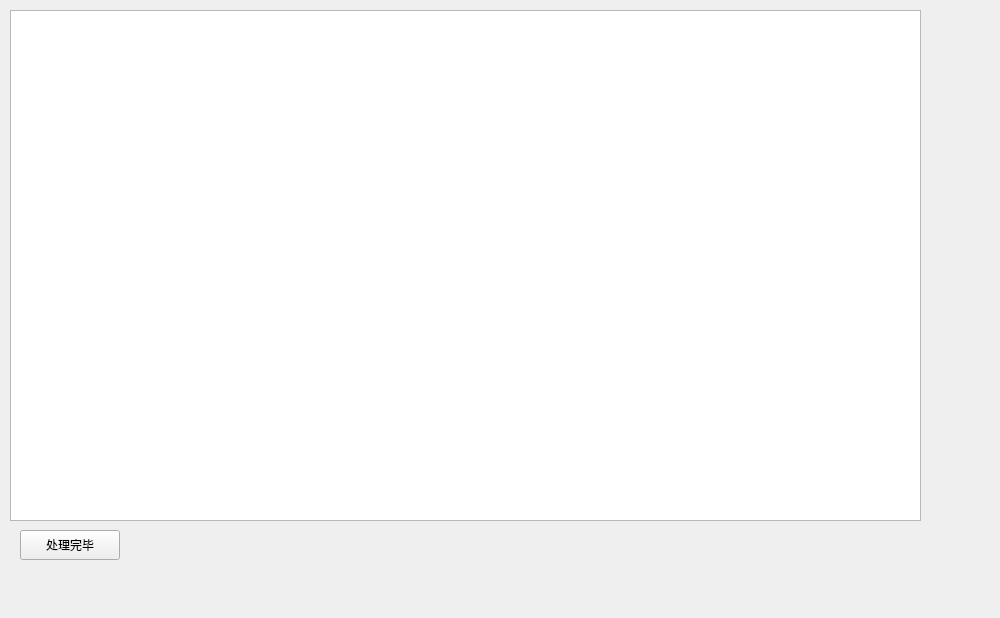
<?xml version="1.0" encoding="UTF-8"?>
<ui version="4.0">
 <class>dealapply</class>
 <widget class="QWidget" name="dealapply">
  <property name="geometry">
   <rect>
    <x>0</x>
    <y>0</y>
    <width>1000</width>
    <height>618</height>
   </rect>
  </property>
  <property name="windowTitle">
   <string>Form</string>
  </property>
  <widget class="QTableView" name="tableView">
   <property name="enabled">
    <bool>true</bool>
   </property>
   <property name="geometry">
    <rect>
     <x>10</x>
     <y>10</y>
     <width>911</width>
     <height>511</height>
    </rect>
   </property>
   <property name="frameShadow">
    <enum>QFrame::Raised</enum>
   </property>
  </widget>
  <widget class="QPushButton" name="deleteBtn">
   <property name="geometry">
    <rect>
     <x>20</x>
     <y>530</y>
     <width>100</width>
     <height>30</height>
    </rect>
   </property>
   <property name="text">
    <string>处理完毕</string>
   </property>
  </widget>
 </widget>
 <resources/>
 <connections/>
</ui>
